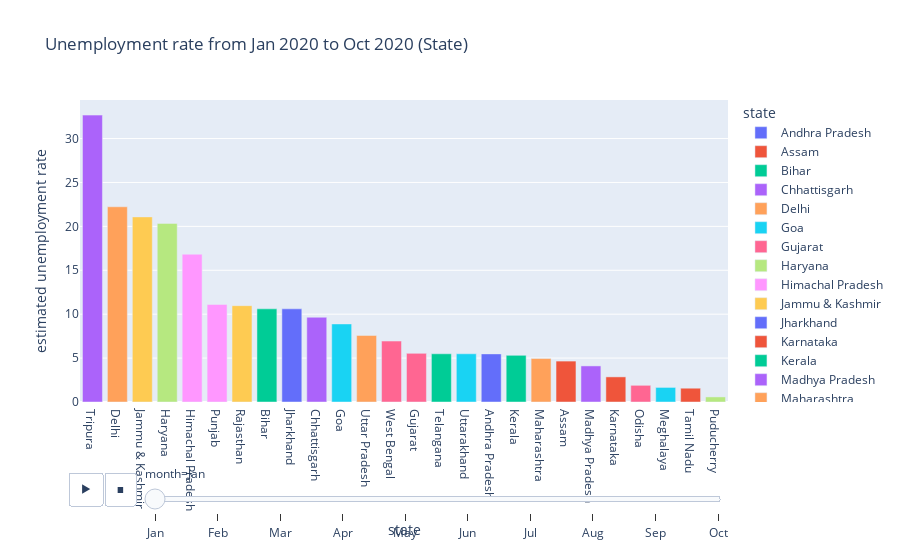

The cell this chart's notebook holds for it:
### Markdown cell above
# Month & State wise Analysis - BAR PLOT unemployment rate in 2020

### Code cell
fig = px.bar(ds, x='state',y='estimated unemployment rate', animation_frame = 'month', color='state',
            title='Unemployment rate from Jan 2020 to Oct 2020 (State)')

fig.update_layout(xaxis={'categoryorder':'total descending'})

fig.layout.updatemenus[0].buttons[0].args[1]["frame"]["duration"]=2000

fig.show()

### Figure 1 — Plotly figure (JSON) as saved in the notebook; plotly's stock layout.template omitted (floating-point values rounded to 4 significant figures)
{"data": [{"alignmentgroup": "True", "hovertemplate": "state=%{x}<br>month=Jan<br>estimated unemployment rate=%{y}<extra></extra>", "legendgroup": "Andhra Pradesh", "marker": {"color": "#636efa", "pattern": {"shape": ""}}, "name": "Andhra Pradesh", "offsetgroup": "Andhra Pradesh", "orientation": "v", "showlegend": true, "textposition": "auto", "type": "bar", "x": ["Andhra Pradesh"], "xaxis": "x", "y": [5.48], "yaxis": "y"}, {"alignmentgroup": "True", "hovertemplate": "state=%{x}<br>month=Jan<br>estimated unemployment rate=%{y}<extra></extra>", "legendgroup": "Assam", "marker": {"color": "#EF553B", "pattern": {"shape": ""}}, "name": "Assam", "offsetgroup": "Assam", "orientation": "v", "showlegend": true, "textposition": "auto", "type": "bar", "x": ["Assam"], "xaxis": "x", "y": [4.66], "yaxis": "y"}, {"alignmentgroup": "True", "hovertemplate": "state=%{x}<br>month=Jan<br>estimated unemployment rate=%{y}<extra></extra>", "legendgroup": "Bihar", "marker": {"color": "#00cc96", "pattern": {"shape": ""}}, "name": "Bihar", "offsetgroup": "Bihar", "orientation": "v", "showlegend": true, "textposition": "auto", "type": "bar", "x": ["Bihar"], "xaxis": "x", "y": [10.61], "yaxis": "y"}, {"alignmentgroup": "True", "hovertemplate": "state=%{x}<br>month=Jan<br>estimated unemployment rate=%{y}<extra></extra>", "legendgroup": "Chhattisgarh", "marker": {"color": "#ab63fa", "pattern": {"shape": ""}}, "name": "Chhattisgarh", "offsetgroup": "Chhattisgarh", "orientation": "v", "showlegend": true, "textposition": "auto", "type": "bar", "x": ["Chhattisgarh"], "xaxis": "x", "y": [9.65], "yaxis": "y"}, {"alignmentgroup": "True", "hovertemplate": "state=%{x}<br>month=Jan<br>estimated unemployment rate=%{y}<extra></extra>", "legendgroup": "Delhi", "marker": {"color": "#FFA15A", "pattern": {"shape": ""}}, "name": "Delhi", "offsetgroup": "Delhi", "orientation": "v", "showlegend": true, "textposition": "auto", "type": "bar", "x": ["Delhi"], "xaxis": "x", "y": [22.23], "yaxis": "y"}, {"alignmentgroup": "True", "hovertemplate": "state=%{x}<br>month=Jan<br>estimated unemployment rate=%{y}<extra></extra>", "legendgroup": "Goa", "marker": {"color": "#19d3f3", "pattern": {"shape": ""}}, "name": "Goa", "offsetgroup": "Goa", "orientation": "v", "showlegend": true, "textposition": "auto", "type": "bar", "x": ["Goa"], "xaxis": "x", "y": [8.89], "yaxis": "y"}, {"alignmentgroup": "True", "hovertemplate": "state=%{x}<br>month=Jan<br>estimated unemployment rate=%{y}<extra></extra>", "legendgroup": "Gujarat", "marker": {"color": "#FF6692", "pattern": {"shape": ""}}, "name": "Gujarat", "offsetgroup": "Gujarat", "orientation": "v", "showlegend": true, "textposition": "auto", "type": "bar", "x": ["Gujarat"], "xaxis": "x", "y": [5.54], "yaxis": "y"}, {"alignmentgroup": "True", "hovertemplate": "state=%{x}<br>month=Jan<br>estimated unemployment rate=%{y}<extra></extra>", "legendgroup": "Haryana", "marker": {"color": "#B6E880", "pattern": {"shape": ""}}, "name": "Haryana", "offsetgroup": "Haryana", "orientation": "v", "showlegend": true, "textposition": "auto", "type": "bar", "x": ["Haryana"], "xaxis": "x", "y": [20.34], "yaxis": "y"}, {"alignmentgroup": "True", "hovertemplate": "state=%{x}<br>month=Jan<br>estimated unemployment rate=%{y}<extra></extra>", "legendgroup": "Himachal Pradesh", "marker": {"color": "#FF97FF", "pattern": {"shape": ""}}, "name": "Himachal Pradesh", "offsetgroup": "Himachal Pradesh", "orientation": "v", "showlegend": true, "textposition": "auto", "type": "bar", "x": ["Himachal Pradesh"], "xaxis": "x", "y": [16.83], "yaxis": "y"}, {"alignmentgroup": "True", "hovertemplate": "state=%{x}<br>month=Jan<br>estimated unemployment rate=%{y}<extra></extra>", "legendgroup": "Jammu & Kashmir", "marker": {"color": "#FECB52", "pattern": {"shape": ""}}, "name": "Jammu & Kashmir", "offsetgroup": "Jammu & Kashmir", "orientation": "v", "showlegend": true, "textposition": "auto", "type": "bar", "x": ["Jammu & Kashmir"], "xaxis": "x", "y": [21.08], "yaxis": "y"}, {"alignmentgroup": "True", "hovertemplate": "state=%{x}<br>month=Jan<br>estimated unemployment rate=%{y}<extra></extra>", "legendgroup": "Jharkhand", "marker": {"color": "#636efa", "pattern": {"shape": ""}}, "name": "Jharkhand", "offsetgroup": "Jharkhand", "orientation": "v", "showlegend": true, "textposition": "auto", "type": "bar", "x": ["Jharkhand"], "xaxis": "x", "y": [10.61], "yaxis": "y"}, {"alignmentgroup": "True", "hovertemplate": "state=%{x}<br>month=Jan<br>estimated unemployment rate=%{y}<extra></extra>", "legendgroup": "Karnataka", "marker": {"color": "#EF553B", "pattern": {"shape": ""}}, "name": "Karnataka", "offsetgroup": "Karnataka", "orientation": "v", "showlegend": true, "textposition": "auto", "type": "bar", "x": ["Karnataka"], "xaxis": "x", "y": [2.86], "yaxis": "y"}, {"alignmentgroup": "True", "hovertemplate": "state=%{x}<br>month=Jan<br>estimated unemployment rate=%{y}<extra></extra>", "legendgroup": "Kerala", "marker": {"color": "#00cc96", "pattern": {"shape": ""}}, "name": "Kerala", "offsetgroup": "Kerala", "orientation": "v", "showlegend": true, "textposition": "auto", "type": "bar", "x": ["Kerala"], "xaxis": "x", "y": [5.31], "yaxis": "y"}, {"alignmentgroup": "True", "hovertemplate": "state=%{x}<br>month=Jan<br>estimated unemployment rate=%{y}<extra></extra>", "legendgroup": "Madhya Pradesh", "marker": {"color": "#ab63fa", "pattern": {"shape": ""}}, "name": "Madhya Pradesh", "offsetgroup": "Madhya Pradesh", "orientation": "v", "showlegend": true, "textposition": "auto", "type": "bar", "x": ["Madhya Pradesh"], "xaxis": "x", "y": [4.11], "yaxis": "y"}, {"alignmentgroup": "True", "hovertemplate": "state=%{x}<br>month=Jan<br>estimated unemployment rate=%{y}<extra></extra>", "legendgroup": "Maharashtra", "marker": {"color": "#FFA15A", "pattern": {"shape": ""}}, "name": "Maharashtra", "offsetgroup": "Maharashtra", "orientation": "v", "showlegend": true, "textposition": "auto", "type": "bar", "x": ["Maharashtra"], "xaxis": "x", "y": [4.95], "yaxis": "y"}, {"alignmentgroup": "True", "hovertemplate": "state=%{x}<br>month=Jan<br>estimated unemployment rate=%{y}<extra></extra>", "legendgroup": "Meghalaya", "marker": {"color": "#19d3f3", "pattern": {"shape": ""}}, "name": "Meghalaya", "offsetgroup": "Meghalaya", "orientation": "v", "showlegend": true, "textposition": "auto", "type": "bar", "x": ["Meghalaya"], "xaxis": "x", "y": [1.66], "yaxis": "y"}, {"alignmentgroup": "True", "hovertemplate": "state=%{x}<br>month=Jan<br>estimated unemployment rate=%{y}<extra></extra>", "legendgroup": "Odisha", "marker": {"color": "#FF6692", "pattern": {"shape": ""}}, "name": "Odisha", "offsetgroup": "Odisha", "orientation": "v", "showlegend": true, "textposition": "auto", "type": "bar", "x": ["Odisha"], "xaxis": "x", "y": [1.9], "yaxis": "y"}, {"alignmentgroup": "True", "hovertemplate": "state=%{x}<br>month=Jan<br>estimated unemployment rate=%{y}<extra></extra>", "legendgroup": "Puducherry", "marker": {"color": "#B6E880", "pattern": {"shape": ""}}, "name": "Puducherry", "offsetgroup": "Puducherry", "orientation": "v", "showlegend": true, "textposition": "auto", "type": "bar", "x": ["Puducherry"], "xaxis": "x", "y": [0.58], "yaxis": "y"}, {"alignmentgroup": "True", "hovertemplate": "state=%{x}<br>month=Jan<br>estimated unemployment rate=%{y}<extra></extra>", "legendgroup": "Punjab", "marker": {"color": "#FF97FF", "pattern": {"shape": ""}}, "name": "Punjab", "offsetgroup": "Punjab", "orientation": "v", "showlegend": true, "textposition": "auto", "type": "bar", "x": ["Punjab"], "xaxis": "x", "y": [11.11], "yaxis": "y"}, {"alignmentgroup": "True", "hovertemplate": "state=%{x}<br>month=Jan<br>estimated unemployment rate=%{y}<extra></extra>", "legendgroup": "Rajasthan", "marker": {"color": "#FECB52", "pattern": {"shape": ""}}, "name": "Rajasthan", "offsetgroup": "Rajasthan", "orientation": "v", "showlegend": true, "textposition": "auto", "type": "bar", "x": ["Rajasthan"], "xaxis": "x", "y": [10.97], "yaxis": "y"}, {"alignmentgroup": "True", "hovertemplate": "state=%{x}<br>month=Jan<br>estimated unemployment rate=%{y}<extra></extra>", "legendgroup": "Tamil Nadu", "marker": {"color": "#EF553B", "pattern": {"shape": ""}}, "name": "Tamil Nadu", "offsetgroup": "Tamil Nadu", "orientation": "v", "showlegend": true, "textposition": "auto", "type": "bar", "x": ["Tamil Nadu"], "xaxis": "x", "y": [1.57], "yaxis": "y"}, {"alignmentgroup": "True", "hovertemplate": "state=%{x}<br>month=Jan<br>estimated unemployment rate=%{y}<extra></extra>", "legendgroup": "Telangana", "marker": {"color": "#00cc96", "pattern": {"shape": ""}}, "name": "Telangana", "offsetgroup": "Telangana", "orientation": "v", "showlegend": true, "textposition": "auto", "type": "bar", "x": ["Telangana"], "xaxis": "x", "y": [5.49], "yaxis": "y"}, {"alignmentgroup": "True", "hovertemplate": "state=%{x}<br>month=Jan<br>estimated unemployment rate=%{y}<extra></extra>", "legendgroup": "Tripura", "marker": {"color": "#ab63fa", "pattern": {"shape": ""}}, "name": "Tripura", "offsetgroup": "Tripura", "orientation": "v", "showlegend": true, "textposition": "auto", "type": "bar", "x": ["Tripura"], "xaxis": "x", "y": [32.67], "yaxis": "y"}, {"alignmentgroup": "True", "hovertemplate": "state=%{x}<br>month=Jan<br>estimated unemployment rate=%{y}<extra></extra>", "legendgroup": "Uttar Pradesh", "marker": {"color": "#FFA15A", "pattern": {"shape": ""}}, "name": "Uttar Pradesh", "offsetgroup": "Uttar Pradesh", "orientation": "v", "showlegend": true, "textposition": "auto", "type": "bar", "x": ["Uttar Pradesh"], "xaxis": "x", "y": [7.58], "yaxis": "y"}, {"alignmentgroup": "True", "hovertemplate": "state=%{x}<br>month=Jan<br>estimated unemployment rate=%{y}<extra></extra>", "legendgroup": "Uttarakhand", "marker": {"color": "#19d3f3", "pattern": {"shape": ""}}, "name": "Uttarakhand", "offsetgroup": "Uttarakhand", "orientation": "v", "showlegend": true, "textposition": "auto", "type": "bar", "x": ["Uttarakhand"], "xaxis": "x", "y": [5.49], "yaxis": "y"}, {"alignmentgroup": "True", "hovertemplate": "state=%{x}<br>month=Jan<br>estimated unemployment rate=%{y}<extra></extra>", "legendgroup": "West Bengal", "marker": {"color": "#FF6692", "pattern": {"shape": ""}}, "name": "West Bengal", "offsetgroup": "West Bengal", "orientation": "v", "showlegend": true, "textposition": "auto", "type": "bar", "x": ["West Bengal"], "xaxis": "x", "y": [6.94], "yaxis": "y"}], "layout": {"barmode": "relative", "legend": {"title": {"text": "state"}, "tracegroupgap": 0}, "sliders": [{"active": 0, "currentvalue": {"prefix": "month="}, "len": 0.9, "pad": {"b": 10, "t": 60}, "steps": [{"args": [["Jan"], {"frame": {"duration": 0, "redraw": true}, "fromcurrent": true, "mode": "immediate", "transition": {"duration": 0, "easing": "linear"}}], "label": "Jan", "method": "animate"}, {"args": [["Feb"], {"frame": {"duration": 0, "redraw": true}, "fromcurrent": true, "mode": "immediate", "transition": {"duration": 0, "easing": "linear"}}], "label": "Feb", "method": "animate"}, {"args": [["Mar"], {"frame": {"duration": 0, "redraw": true}, "fromcurrent": true, "mode": "immediate", "transition": {"duration": 0, "easing": "linear"}}], "label": "Mar", "method": "animate"}, {"args": [["Apr"], {"frame": {"duration": 0, "redraw": true}, "fromcurrent": true, "mode": "immediate", "transition": {"duration": 0, "easing": "linear"}}], "label": "Apr", "method": "animate"}, {"args": [["May"], {"frame": {"duration": 0, "redraw": true}, "fromcurrent": true, "mode": "immediate", "transition": {"duration": 0, "easing": "linear"}}], "label": "May", "method": "animate"}, {"args": [["Jun"], {"frame": {"duration": 0, "redraw": true}, "fromcurrent": true, "mode": "immediate", "transition": {"duration": 0, "easing": "linear"}}], "label": "Jun", "method": "animate"}, {"args": [["Jul"], {"frame": {"duration": 0, "redraw": true}, "fromcurrent": true, "mode": "immediate", "transition": {"duration": 0, "easing": "linear"}}], "label": "Jul", "method": "animate"}, {"args": [["Aug"], {"frame": {"duration": 0, "redraw": true}, "fromcurrent": true, "mode": "immediate", "transition": {"duration": 0, "easing": "linear"}}], "label": "Aug", "method": "animate"}, {"args": [["Sep"], {"frame": {"duration": 0, "redraw": true}, "fromcurrent": true, "mode": "immediate", "transition": {"duration": 0, "easing": "linear"}}], "label": "Sep", "method": "animate"}, {"args": [["Oct"], {"frame": {"duration": 0, "redraw": true}, "fromcurrent": true, "mode": "immediate", "transition": {"duration": 0, "easing": "linear"}}], "label": "Oct", "method": "animate"}], "x": 0.1, "xanchor": "left", "y": 0, "yanchor": "top"}], "title": {"text": "Unemployment rate from Jan 2020 to Oct 2020 (State)"}, "updatemenus": [{"buttons": [{"args": [null, {"frame": {"duration": 2000, "redraw": true}, "fromcurrent": true, "mode": "immediate", "transition": {"duration": 500, "easing": "linear"}}], "label": "&#9654;", "method": "animate"}, {"args": [[null], {"frame": {"duration": 0, "redraw": true}, "fromcurrent": true, "mode": "immediate", "transition": {"duration": 0, "easing": "linear"}}], "label": "&#9724;", "method": "animate"}], "direction": "left", "pad": {"r": 10, "t": 70}, "showactive": false, "type": "buttons", "x": 0.1, "xanchor": "right", "y": 0, "yanchor": "top"}], "xaxis": {"anchor": "y", "categoryarray": ["Andhra Pradesh", "Assam", "Bihar", "Chhattisgarh", "Delhi", "Goa", "Gujarat", "Haryana", "Himachal Pradesh", "Jammu & Kashmir", "Jharkhand", "Karnataka", "Kerala", "Madhya Pradesh", "Maharashtra", "Meghalaya", "Odisha", "Puducherry", "Punjab", "Rajasthan", "Sikkim", "Tamil Nadu", "Telangana", "Tripura", "Uttar Pradesh", "Uttarakhand", "West Bengal"], "categoryorder": "total descending", "domain": [0, 1], "title": {"text": "state"}}, "yaxis": {"anchor": "x", "domain": [0, 1], "title": {"text": "estimated unemployment rate"}}}}
